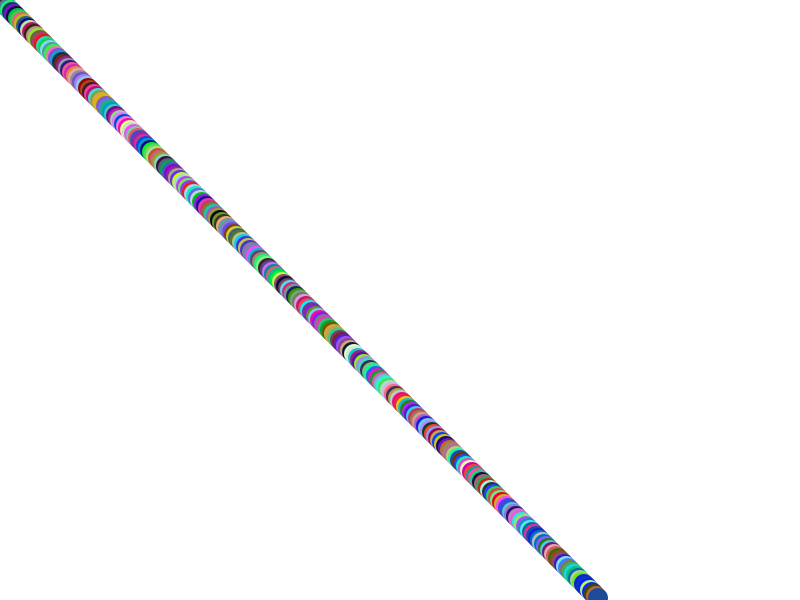
Frame 1 (no input)
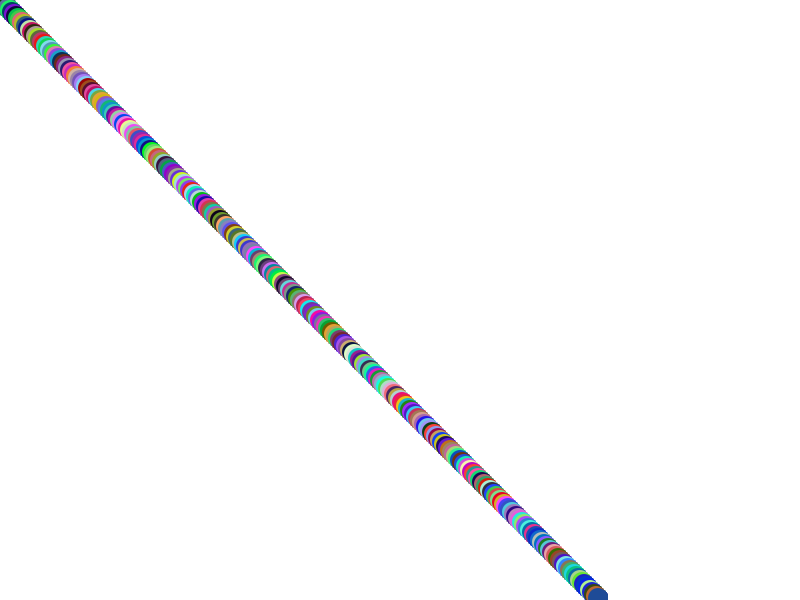
Frame 60 (the mouse pressed at the canvas centre just before this capture)
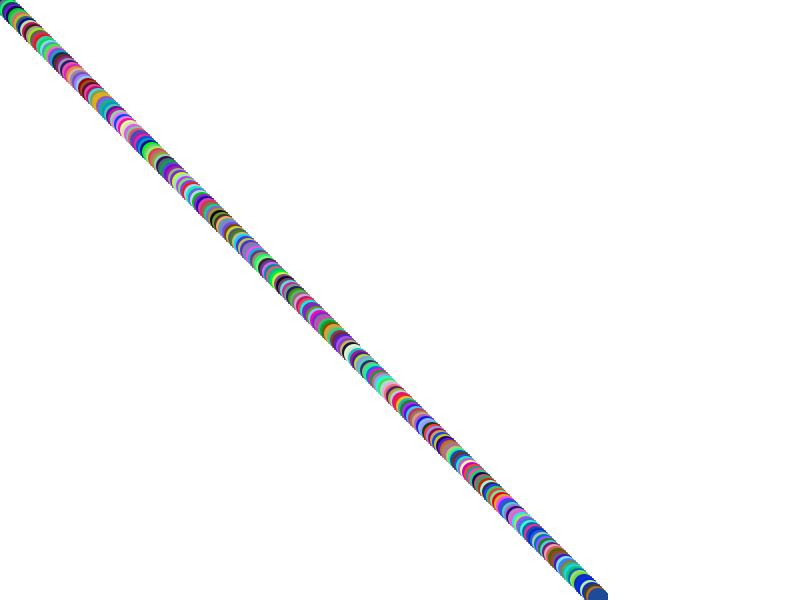
Frame 120 (the mouse held since frame 60 and released just before this capture)

The Processing sketch that drew these frames (run headless with seeded random() and noise(); from frame 60 on, the mouse is pressed at the canvas centre):

// Processing sketch: ej_08_tres_elipses_arreglos
// ── ej_08_tres_elipses_arreglos.pde
// ej_08_tres_elipses_arreglos
// por montoyamoraga
// para Academia Sinestesia
// Programa Medios Interactivos 2023
// v0.0.2 julio 2023
// hecho con Processing 4.2.0

// numero de figuras
int figuras = 300;

// numero de dimensiones, 2D
int dimensiones = 2;

// declarar arreglo de colores
color[] colores = new color[figuras];

// declarar arreglo posiciones minimas
float[] posMin = new float[dimensiones];

// declarar arreglo deltas de posicion
float[] posDelta = new float[dimensiones];

// declarar arreglo posiciones X
float[] posX = new float[figuras];

// declarar posiciones Y
float[] posY = new float[figuras];

void setup() {

  // lienzo ancho 800px alto 600px
  size(800, 600);

  // fondo blanco
  background(255);

  // no dibujar bordes de figuras
  noStroke();

  // asignar valores a arreglo de color
  for (int i = 0; i < colores.length; i++) {
    colores[i] = color(random(255), random(255), random(255));
  }

  // asignar valores a posiciones minimas
  posMin[0] = 0;
  posMin[1] = 0;

  // asignar valores a incrementos de posicion
  posDelta[0] = width/(figuras);
  posDelta[1] = height/(figuras);

  // asignar valores a arreglo de posicionX
  for (int i = 0; i < posX.length; i++) {
    posX[i] = posMin[0] + posDelta[0]*i;
  }

  // asignar valores a arreglo de posicionY
  for (int i = 0; i < posY.length; i++) {
    posY[i] = posMin[1] + posDelta[1]*i;
  }
}

void draw() {

  // dibujar todas las figuras
  for (int i = 0; i < figuras; i++) {
    // relleno del color correspondiente
    fill(colores[i]);
    // dibujar elipse correspondiente
    ellipse(posX[i], posY[i], 20, 20);
  }
}
